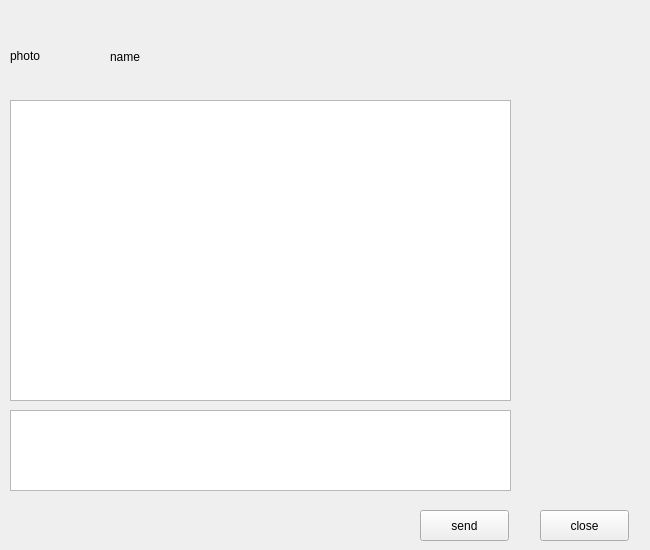
<?xml version="1.0" encoding="UTF-8"?>
<ui version="4.0">
 <class>MyTalkWidget</class>
 <widget class="QWidget" name="MyTalkWidget">
  <property name="geometry">
   <rect>
    <x>0</x>
    <y>0</y>
    <width>650</width>
    <height>550</height>
   </rect>
  </property>
  <property name="minimumSize">
   <size>
    <width>650</width>
    <height>550</height>
   </size>
  </property>
  <property name="maximumSize">
   <size>
    <width>650</width>
    <height>550</height>
   </size>
  </property>
  <property name="windowTitle">
   <string>Form</string>
  </property>
  <widget class="QTextEdit" name="textEdit_text">
   <property name="geometry">
    <rect>
     <x>10</x>
     <y>100</y>
     <width>501</width>
     <height>301</height>
    </rect>
   </property>
   <property name="readOnly">
    <bool>true</bool>
   </property>
  </widget>
  <widget class="QTextEdit" name="textEdit_send_text">
   <property name="geometry">
    <rect>
     <x>10</x>
     <y>410</y>
     <width>501</width>
     <height>81</height>
    </rect>
   </property>
  </widget>
  <widget class="QPushButton" name="pushButton_send">
   <property name="geometry">
    <rect>
     <x>420</x>
     <y>510</y>
     <width>89</width>
     <height>31</height>
    </rect>
   </property>
   <property name="text">
    <string>send</string>
   </property>
  </widget>
  <widget class="QPushButton" name="pushButton_close">
   <property name="geometry">
    <rect>
     <x>540</x>
     <y>510</y>
     <width>89</width>
     <height>31</height>
    </rect>
   </property>
   <property name="text">
    <string>close</string>
   </property>
  </widget>
  <widget class="QLabel" name="label_photo">
   <property name="geometry">
    <rect>
     <x>10</x>
     <y>10</y>
     <width>91</width>
     <height>91</height>
    </rect>
   </property>
   <property name="text">
    <string>photo</string>
   </property>
  </widget>
  <widget class="QLabel" name="label_name">
   <property name="geometry">
    <rect>
     <x>110</x>
     <y>16</y>
     <width>401</width>
     <height>81</height>
    </rect>
   </property>
   <property name="text">
    <string>name</string>
   </property>
  </widget>
 </widget>
 <resources/>
 <connections/>
</ui>
